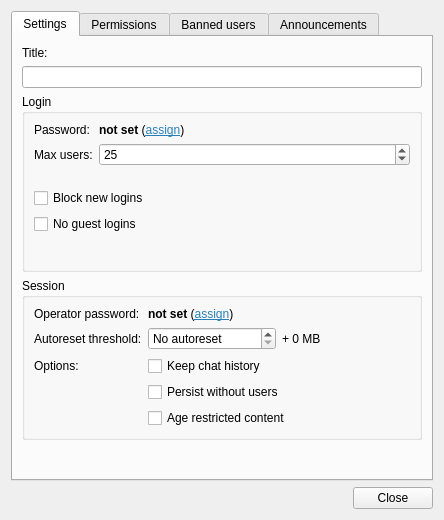
<?xml version="1.0" encoding="UTF-8"?>
<ui version="4.0">
 <class>SessionSettingsDialog</class>
 <widget class="QDialog" name="SessionSettingsDialog">
  <property name="geometry">
   <rect>
    <x>0</x>
    <y>0</y>
    <width>444</width>
    <height>520</height>
   </rect>
  </property>
  <property name="windowTitle">
   <string>Session Settings</string>
  </property>
  <layout class="QVBoxLayout" name="verticalLayout">
   <item>
    <widget class="QTabWidget" name="tabWidget">
     <property name="currentIndex">
      <number>0</number>
     </property>
     <widget class="QWidget" name="tab">
      <attribute name="title">
       <string>Settings</string>
      </attribute>
      <layout class="QGridLayout" name="gridLayout">
       <item row="4" column="0" colspan="3">
        <widget class="QGroupBox" name="groupBox_4">
         <property name="title">
          <string>Session</string>
         </property>
         <layout class="QFormLayout" name="formLayout_2">
          <item row="0" column="0">
           <widget class="QLabel" name="label_5">
            <property name="text">
             <string>Operator password:</string>
            </property>
           </widget>
          </item>
          <item row="0" column="1">
           <widget class="QLabel" name="opword">
            <property name="text">
             <string notr="true">&lt;html&gt;&lt;head/&gt;&lt;body&gt;&lt;p&gt;&lt;span style=&quot; font-weight:600;&quot;&gt;not set&lt;/span&gt; (&lt;a href=&quot;#change&quot;&gt;&lt;span style=&quot; text-decoration: underline; color:#2980b9;&quot;&gt;assign&lt;/span&gt;&lt;/a&gt;)&lt;/p&gt;&lt;/body&gt;&lt;/html&gt;</string>
            </property>
           </widget>
          </item>
          <item row="1" column="0">
           <widget class="QLabel" name="label_14">
            <property name="text">
             <string>Autoreset threshold:</string>
            </property>
           </widget>
          </item>
          <item row="1" column="1">
           <layout class="QHBoxLayout" name="horizontalLayout_3">
            <item>
             <widget class="QDoubleSpinBox" name="autoresetThreshold">
              <property name="toolTip">
               <string>Session history size at which autoreset triggers</string>
              </property>
              <property name="specialValueText">
               <string>No autoreset</string>
              </property>
              <property name="suffix">
               <string> MB</string>
              </property>
              <property name="decimals">
               <number>1</number>
              </property>
              <property name="minimum">
               <double>0.000000000000000</double>
              </property>
              <property name="value">
               <double>0.000000000000000</double>
              </property>
             </widget>
            </item>
            <item>
             <widget class="QLabel" name="baseResetThreshold">
              <property name="text">
               <string notr="true">+ 0 MB</string>
              </property>
             </widget>
            </item>
           </layout>
          </item>
          <item row="2" column="0">
           <widget class="QLabel" name="label_15">
            <property name="text">
             <string>Options:</string>
            </property>
           </widget>
          </item>
          <item row="2" column="1">
           <widget class="QCheckBox" name="preserveChat">
            <property name="toolTip">
             <string>Include chat in session history so new users can see it as well</string>
            </property>
            <property name="text">
             <string>Keep chat history</string>
            </property>
           </widget>
          </item>
          <item row="3" column="1">
           <widget class="QCheckBox" name="persistent">
            <property name="toolTip">
             <string>Don't terminate session when the last user leaves</string>
            </property>
            <property name="text">
             <string>Persist without users</string>
            </property>
           </widget>
          </item>
          <item row="4" column="1">
           <widget class="QCheckBox" name="nsfm">
            <property name="toolTip">
             <string>This session contains material not suitable for minors</string>
            </property>
            <property name="text">
             <string>Age restricted content</string>
            </property>
           </widget>
          </item>
         </layout>
        </widget>
       </item>
       <item row="1" column="0" colspan="3">
        <widget class="QLineEdit" name="title"/>
       </item>
       <item row="0" column="0" colspan="3">
        <widget class="QLabel" name="label">
         <property name="text">
          <string>Title:</string>
         </property>
        </widget>
       </item>
       <item row="5" column="0">
        <spacer name="verticalSpacer">
         <property name="orientation">
          <enum>Qt::Vertical</enum>
         </property>
         <property name="sizeHint" stdset="0">
          <size>
           <width>20</width>
           <height>40</height>
          </size>
         </property>
        </spacer>
       </item>
       <item row="2" column="0" rowspan="2" colspan="3">
        <widget class="QGroupBox" name="groupBox_3">
         <property name="title">
          <string>Login</string>
         </property>
         <layout class="QFormLayout" name="formLayout">
          <item row="0" column="0">
           <widget class="QLabel" name="label_2">
            <property name="text">
             <string>Password:</string>
            </property>
           </widget>
          </item>
          <item row="0" column="1">
           <widget class="QLabel" name="sessionPassword">
            <property name="text">
             <string notr="true">&lt;html&gt;&lt;head/&gt;&lt;body&gt;&lt;p&gt;&lt;span style=&quot; font-weight:600;&quot;&gt;not set&lt;/span&gt; (&lt;a href=&quot;#change&quot;&gt;&lt;span style=&quot; text-decoration: underline; color:#2980b9;&quot;&gt;assign&lt;/span&gt;&lt;/a&gt;)&lt;/p&gt;&lt;/body&gt;&lt;/html&gt;</string>
            </property>
           </widget>
          </item>
          <item row="1" column="0">
           <widget class="QLabel" name="label_3">
            <property name="text">
             <string>Max users:</string>
            </property>
           </widget>
          </item>
          <item row="1" column="1">
           <widget class="QSpinBox" name="maxUsers">
            <property name="toolTip">
             <string>How many users to let in. Does not affect users already logged in</string>
            </property>
            <property name="minimum">
             <number>2</number>
            </property>
            <property name="maximum">
             <number>254</number>
            </property>
            <property name="value">
             <number>25</number>
            </property>
           </widget>
          </item>
          <item row="2" column="1">
           <spacer name="verticalSpacer_5">
            <property name="orientation">
             <enum>Qt::Vertical</enum>
            </property>
            <property name="sizeType">
             <enum>QSizePolicy::Fixed</enum>
            </property>
            <property name="sizeHint" stdset="0">
             <size>
              <width>20</width>
              <height>10</height>
             </size>
            </property>
           </spacer>
          </item>
          <item row="3" column="0" colspan="2">
           <widget class="QCheckBox" name="denyJoins">
            <property name="text">
             <string>Block new logins</string>
            </property>
           </widget>
          </item>
          <item row="4" column="0" colspan="2">
           <widget class="QCheckBox" name="authOnly">
            <property name="text">
             <string>No guest logins</string>
            </property>
           </widget>
          </item>
          <item row="5" column="1">
           <spacer name="verticalSpacer_4">
            <property name="orientation">
             <enum>Qt::Vertical</enum>
            </property>
            <property name="sizeHint" stdset="0">
             <size>
              <width>20</width>
              <height>40</height>
             </size>
            </property>
           </spacer>
          </item>
         </layout>
        </widget>
       </item>
      </layout>
     </widget>
     <widget class="QWidget" name="tab_4">
      <attribute name="title">
       <string>Permissions</string>
      </attribute>
      <layout class="QFormLayout" name="formLayout_3">
       <item row="0" column="0">
        <widget class="QLabel" name="label_4">
         <property name="text">
          <string>Cut, Paste &amp; Fill:</string>
         </property>
        </widget>
       </item>
       <item row="0" column="1">
        <widget class="QComboBox" name="permPutImage"/>
       </item>
       <item row="1" column="0">
        <widget class="QLabel" name="label_6">
         <property name="text">
          <string>Selection Move &amp; Resize:</string>
         </property>
        </widget>
       </item>
       <item row="1" column="1">
        <widget class="QComboBox" name="permRegionMove"/>
       </item>
       <item row="2" column="0">
        <widget class="QLabel" name="label_7">
         <property name="text">
          <string>New Annotations:</string>
         </property>
        </widget>
       </item>
       <item row="2" column="1">
        <widget class="QComboBox" name="permCreateAnnotation"/>
       </item>
       <item row="4" column="0">
        <widget class="QLabel" name="label_8">
         <property name="text">
          <string>General Layer Editing:</string>
         </property>
        </widget>
       </item>
       <item row="4" column="1">
        <widget class="QComboBox" name="permEditLayers"/>
       </item>
       <item row="5" column="0">
        <widget class="QLabel" name="label_9">
         <property name="text">
          <string>Own Layer Editing:</string>
         </property>
        </widget>
       </item>
       <item row="5" column="1">
        <widget class="QComboBox" name="permOwnLayers"/>
       </item>
       <item row="6" column="0">
        <widget class="QLabel" name="label_10">
         <property name="text">
          <string>Canvas Resizing:</string>
         </property>
        </widget>
       </item>
       <item row="6" column="1">
        <widget class="QComboBox" name="permResize"/>
       </item>
       <item row="7" column="0">
        <widget class="QLabel" name="label_11">
         <property name="text">
          <string>Canvas Background:</string>
         </property>
        </widget>
       </item>
       <item row="7" column="1">
        <widget class="QComboBox" name="permBackground"/>
       </item>
       <item row="8" column="0">
        <widget class="QLabel" name="label_12">
         <property name="text">
          <string>Laser Pointer</string>
         </property>
        </widget>
       </item>
       <item row="8" column="1">
        <widget class="QComboBox" name="permLaser"/>
       </item>
       <item row="9" column="0">
        <widget class="QLabel" name="label_13">
         <property name="text">
          <string>Undo &amp; Redo:</string>
         </property>
        </widget>
       </item>
       <item row="9" column="1">
        <widget class="QComboBox" name="permUndo"/>
       </item>
       <item row="10" column="0">
        <widget class="QLabel" name="label_16">
         <property name="text">
          <string>Kick &amp; Ban:</string>
         </property>
        </widget>
       </item>
       <item row="10" column="1">
        <widget class="QComboBox" name="deputies">
         <item>
          <property name="text">
           <string>Operators</string>
          </property>
         </item>
         <item>
          <property name="text">
           <string>Trusted</string>
          </property>
         </item>
        </widget>
       </item>
      </layout>
     </widget>
     <widget class="QWidget" name="tab_2">
      <attribute name="title">
       <string>Banned users</string>
      </attribute>
      <layout class="QVBoxLayout" name="verticalLayout_4">
       <item>
        <widget class="QTableView" name="banlistView">
         <property name="selectionMode">
          <enum>QAbstractItemView::SingleSelection</enum>
         </property>
         <attribute name="verticalHeaderVisible">
          <bool>false</bool>
         </attribute>
        </widget>
       </item>
       <item>
        <layout class="QHBoxLayout" name="horizontalLayout">
         <item>
          <spacer name="horizontalSpacer">
           <property name="orientation">
            <enum>Qt::Horizontal</enum>
           </property>
           <property name="sizeHint" stdset="0">
            <size>
             <width>40</width>
             <height>20</height>
            </size>
           </property>
          </spacer>
         </item>
         <item>
          <widget class="QPushButton" name="removeBan">
           <property name="text">
            <string>Remove selected</string>
           </property>
          </widget>
         </item>
        </layout>
       </item>
      </layout>
     </widget>
     <widget class="QWidget" name="tab_3">
      <attribute name="title">
       <string>Announcements</string>
      </attribute>
      <layout class="QVBoxLayout" name="verticalLayout_5">
       <item>
        <widget class="QTableView" name="announcementTableView">
         <property name="selectionMode">
          <enum>QAbstractItemView::SingleSelection</enum>
         </property>
         <property name="selectionBehavior">
          <enum>QAbstractItemView::SelectRows</enum>
         </property>
         <attribute name="verticalHeaderVisible">
          <bool>false</bool>
         </attribute>
        </widget>
       </item>
       <item>
        <layout class="QHBoxLayout" name="horizontalLayout_2">
         <item>
          <spacer name="horizontalSpacer_2">
           <property name="orientation">
            <enum>Qt::Horizontal</enum>
           </property>
           <property name="sizeHint" stdset="0">
            <size>
             <width>40</width>
             <height>20</height>
            </size>
           </property>
          </spacer>
         </item>
         <item>
          <widget class="QPushButton" name="addPrivateAnnouncement">
           <property name="text">
            <string>Private listing</string>
           </property>
           <property name="icon">
            <iconset theme="list-add">
             <normaloff>.</normaloff>.</iconset>
           </property>
          </widget>
         </item>
         <item>
          <widget class="QPushButton" name="addAnnouncement">
           <property name="text">
            <string>Public listing</string>
           </property>
           <property name="icon">
            <iconset theme="list-add">
             <normaloff>.</normaloff>.</iconset>
           </property>
          </widget>
         </item>
         <item>
          <widget class="QPushButton" name="removeAnnouncement">
           <property name="text">
            <string>Remove selected</string>
           </property>
           <property name="icon">
            <iconset theme="list-remove">
             <normaloff>.</normaloff>.</iconset>
           </property>
          </widget>
         </item>
        </layout>
       </item>
      </layout>
     </widget>
    </widget>
   </item>
   <item>
    <widget class="QDialogButtonBox" name="buttonBox">
     <property name="orientation">
      <enum>Qt::Horizontal</enum>
     </property>
     <property name="standardButtons">
      <set>QDialogButtonBox::Close</set>
     </property>
    </widget>
   </item>
  </layout>
 </widget>
 <resources/>
 <connections>
  <connection>
   <sender>buttonBox</sender>
   <signal>accepted()</signal>
   <receiver>SessionSettingsDialog</receiver>
   <slot>accept()</slot>
   <hints>
    <hint type="sourcelabel">
     <x>224</x>
     <y>453</y>
    </hint>
    <hint type="destinationlabel">
     <x>157</x>
     <y>274</y>
    </hint>
   </hints>
  </connection>
  <connection>
   <sender>buttonBox</sender>
   <signal>rejected()</signal>
   <receiver>SessionSettingsDialog</receiver>
   <slot>reject()</slot>
   <hints>
    <hint type="sourcelabel">
     <x>292</x>
     <y>459</y>
    </hint>
    <hint type="destinationlabel">
     <x>286</x>
     <y>274</y>
    </hint>
   </hints>
  </connection>
 </connections>
</ui>
